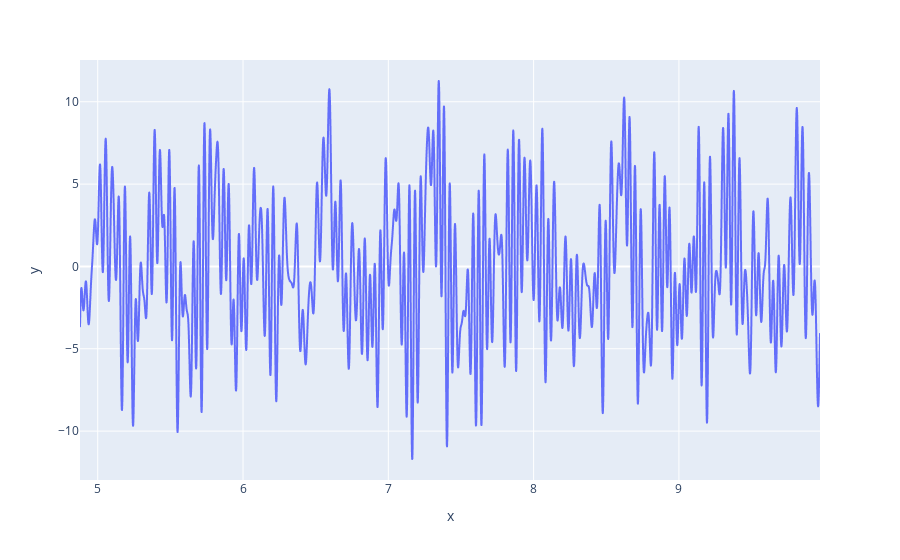

Notebook source saved alongside this figure:
### Code cell
filtered_fft = fft.copy()
# filtered_fft[np.where(fft < 3000)] = 0
filtered_fft[np.where(np.abs(fft) < 3000)] = 0
filtered_sig = scipy.fft.irfft(filtered_fft)
px.line(x=time, y=filtered_sig)

### Figure 1 — Plotly figure (JSON) as saved in the notebook; plotly's stock layout.template omitted (floating-point values rounded to 4 significant figures; data arrays with more than 128 entries replaced by an {"elided": "..."} marker saying what was removed)
{"data": [{"hovertemplate": "x=%{x}<br>y=%{y}<extra></extra>", "legendgroup": "", "line": {"color": "#636efa", "dash": "solid"}, "marker": {"symbol": "circle"}, "mode": "lines", "name": "", "showlegend": false, "type": "scattergl", "x": {"elided": "5094 float values"}, "xaxis": "x", "y": {"elided": "5094 float values"}, "yaxis": "y"}], "layout": {"legend": {"tracegroupgap": 0}, "margin": {"t": 60}, "xaxis": {"anchor": "y", "domain": [0, 1], "title": {"text": "x"}}, "yaxis": {"anchor": "x", "domain": [0, 1], "title": {"text": "y"}}}}
